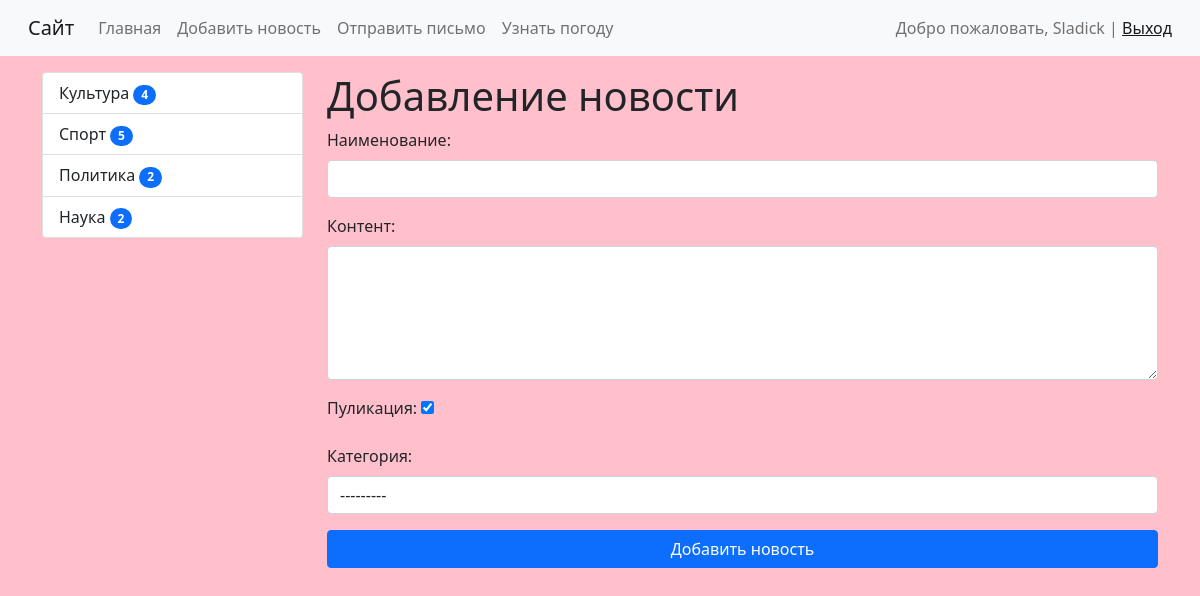
The page /news/add_news/ (signed in) on the database its author committed.
### news/models.py (models this page shows, shortened)
class Category(models.Model):
    title = models.CharField(max_length=150, db_index=True, verbose_name='Наименование категории', blank=True)
    def __str__(self):
        return self.title
    class Meta:
        verbose_name = "Категория"
        verbose_name_plural = "Категории"
        ordering = ['-title']

### news/views.py (the view)
# urls.py: path('news/add_news/', CreateNews.as_view(), name='add_news'),
class CreateNews(LoginRequiredMixin, CreateView): # def add_news
    form_class = NewsForm
    template_name = 'news/add_news.html'
    login_url = '/admin/'

### news/forms.py (shortened to what this page needs)
class NewsForm(forms.ModelForm):
    class Meta:
        model = News
        fields = ['title', 'content', 'is_published', 'category']
        widgets = {
            'title': forms.TextInput(attrs={'class': 'form-control'}),
            'content': forms.Textarea(attrs={'class': 'form-control', 'rows': 5}),
            'category': forms.Select(attrs={'class': 'form-control'}),
        }

### news/templatetags/news_tags.py (called while the page is built)
@register.simple_tag(name='get_list_categories')
def get_categories():
    return Category.objects.annotate(cnt=Count('news', filter=F('news__is_published'))).filter(cnt__gt=0)

### news/templates/news/add_news.html (shortened to what this page needs)
{% extends 'base.html' %}
{% block sidebar %}
{% include 'inc/_sidebar.html' %}
{% endblock %}
{% block content %}
<h1>Добавление новости</h1>
<form action="{% url 'add_news' %}" method="post">
    {{ form.as_p }}
    <button type="submit" class="btn btn-primary btn-block"> Добавить новость </button>
</form>
{% endblock %}

### templates/inc/_nav.html (shortened to what this page needs)
 <nav class="navbar navbar-expand-lg navbar-light bg-light">
          <div class="container-fluid">
              <a class="navbar-brand" href="{% url 'home' %}">Сайт</a>
              <div class="collapse navbar-collapse" id="navbarSupportedContent">
                  <ul class="navbar-nav me-auto mb-2 mb-lg-0">
                      <li class="nav-item"><a class="nav-link" href="{% url 'home' %}">Главная</a></li>
                      {% if request.user.is_authenticated %}
                        <li class="nav-item"><a class="nav-link" href="{% url 'add_news' %}">Добавить новость</a></li>
                        <li class="nav-item"><a class="nav-link" href="{% url 'test' %}">Отправить письмо</a></li>
                        <li class="nav-item"><a class="nav-link" href="{% url 'weather' %}">Узнать погоду</a></li>
                      {% endif %}
                  </ul>
                  <span class="navbar-text">
                      {% if request.user.is_authenticated %}
                      Добро пожаловать, {{ user.username }} | <a href="{% url 'logout' %}">Выход</a>
                      {% else %}
                    <a href="{% url 'register' %}">Регистарция</a> | <a href="{% url 'login' %}">Авторизация</a>
                      {% endif %}
                  </span>
              </div>
      </nav>

### templates/inc/_sidebar.html
{% load news_tags %}
<div class="list-group">
    {% get_list_categories as categories %}
    {% for item in categories %}
    <a href="{% url 'category' item.pk %}" class="list-group-item list-group-item-action">{{ item.title }}
    <span class="badge bg-primary rounded-pill">{{ item.cnt }}</span></a>
    {% endfor %}
</div>
<br>

### mysite/static/css/style.css (style rules this page uses)
body { background-color: pink; }

### rows shown on the page
Category: title "Культура", cnt "4"
Category: title "Спорт", cnt "5"
Category: title "Политика", cnt "2"
Category: title "Наука", cnt "2"

### other values the page prints
{{ user.username }} "Sladick"
